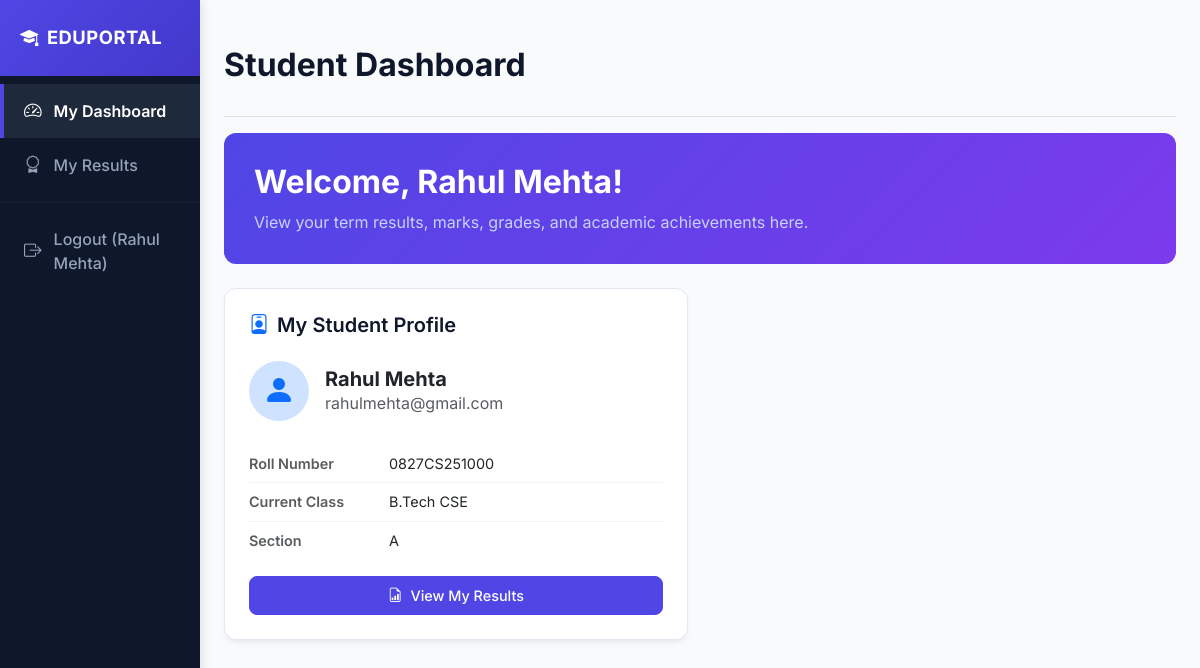
Screenshot of /student_dashboard.php (signed in) with the database file from the repository.
### tables this page shows
CREATE TABLE students (
  id INT AUTO_INCREMENT PRIMARY KEY,
  user_id INT DEFAULT NULL UNIQUE,
  roll_no VARCHAR(50),
  name VARCHAR(150),
  class VARCHAR(50),
  section VARCHAR(20),
  created_at TIMESTAMP DEFAULT CURRENT_TIMESTAMP,
  FOREIGN KEY (user_id) REFERENCES users(id) ON DELETE SET NULL
);

### includes/header.php (called while the page is built, shortened)
<?php
require_once __DIR__ . '/../config/db.php';
$user = $_SESSION['user'];
?>

### config/db.php (called while the page is built, shortened)
<?php
function esc($v){ return htmlspecialchars(trim($v), ENT_QUOTES, 'UTF-8'); }
?>

### student_dashboard.php (the view, shortened to what this page needs)
<?php
require_once 'includes/header.php';
require_once 'config/db.php';
$stmt = $conn->prepare('SELECT s.* FROM students s WHERE s.user_id=?'); $stmt->bind_param('i',$user['id']); $stmt->execute(); $res=$stmt->get_result();
$s = $res->fetch_assoc();
?>
<!doctype html>
<html>
<head>
  <link href="https://cdn.jsdelivr.net/npm/bootstrap@5.3.2/dist/css/bootstrap.min.css" rel="stylesheet">
  <link rel="stylesheet" href="https://cdn.jsdelivr.net/npm/bootstrap-icons@1.11.2/font/bootstrap-icons.min.css">
  <link rel="stylesheet" href="style.css">
</head>
<body>
  <div class="container-fluid">
    <div class="row">
      <?php include 'includes/sidebar.php'; ?>
      <main class="col-md-9 ms-sm-auto col-lg-10 px-md-4">
        <div class="d-flex justify-content-between flex-wrap flex-md-nowrap align-items-center pt-3 pb-2 mb-3 border-bottom">
          <h1 class="h2 page-title">Student Dashboard</h1>
        </div>
        <div class="hero-gradient mb-4">
          <h2>Welcome, <?=esc($user['name'])?>!</h2>
          <p>View your term results, marks, grades, and academic achievements here.</p>
        </div>
        <div class="row">
          <div class="col-md-6">
            <div class="card p-4">
              <h5 class="card-title mb-4"><i class="bi bi-person-badge text-primary me-2"></i>My Student Profile</h5>
              <?php if($s): ?>
                <div class="d-flex align-items-center gap-3 mb-4">
                  <div class="rounded-circle bg-primary-subtle text-primary p-3 d-flex align-items-center justify-content-center" style="width: 60px; height: 60px;">
                    <i class="bi bi-person-fill fs-2"></i>
                  </div>
                  <div>
                    <h5 class="fw-bold mb-0"><?= esc($s['name']) ?></h5>
                    <p class="text-muted mb-0"><?= esc($user['email']) ?></p>
                  </div>
                </div>
                <div class="table-responsive">
                  <table class="table table-sm table-borderless">
                    <tr>
                      <td class="text-muted fw-semibold ps-0 py-2" style="width: 120px;">Roll Number</td>
                      <td class="py-2 text-dark"><?= esc($s['roll_no']) ?></td>
                    </tr>
                    <tr>
                      <td class="text-muted fw-semibold ps-0 py-2">Current Class</td>
                      <td class="py-2 text-dark"><?= esc($s['class']) ?></td>
                    </tr>
                    <tr>
                      <td class="text-muted fw-semibold ps-0 py-2">Section</td>
                      <td class="py-2 text-dark"><?= esc($s['section']) ?></td>
                    </tr>
                  </table>
                </div>
                <div class="mt-3">
                  <a class="btn btn-primary w-100 py-2.5" href="my_results.php">
                    <i class="bi bi-file-earmark-bar-graph me-2"></i>View My Results
                  </a>
                </div>
              <?php endif; ?>
            </div>
          </div>
        </div>
      </main>
    </div>
  </div>
</body>
</html>

### includes/sidebar.php (shortened to what this page needs)
<?php
$role = $user['role'];
$active = basename($_SERVER['PHP_SELF']);
?>
<nav class="col-md-2 d-none d-md-block sidebar">
  <div class="sidebar-header">
    <i class="bi bi-mortarboard-fill me-2"></i>EduPortal
  </div>
  <div class="position-sticky pt-2">
    <ul class="nav flex-column">
      <?php if($role=='admin'): ?>
        <li class="nav-item">
          <a class="nav-link <?= ($active=='admin_dashboard.php')?'active':'' ?>" href="admin_dashboard.php">
            <i class="bi bi-speedometer2"></i> Admin Dashboard
          </a>
        </li>
        <li class="nav-item">
          <a class="nav-link <?= ($active=='admin_manage_users.php' || $active=='admin_user_add.php' || $active=='admin_user_edit.php')?'active':'' ?>" href="admin_manage_users.php">
            <i class="bi bi-people"></i> Manage Users
          </a>
        </li>
        <li class="nav-item">
          <a class="nav-link <?= ($active=='admin_assign.php')?'active':'' ?>" href="admin_assign.php">
            <i class="bi bi-person-badge"></i> Assign Teachers
          </a>
        </li>
        <li class="nav-item">
          <a class="nav-link <?= ($active=='students.php' || $active=='students_add.php' || $active=='students_edit.php')?'active':'' ?>" href="students.php">
            <i class="bi bi-mortarboard"></i> Manage Students
          </a>
        </li>
        <li class="nav-item">
          <a class="nav-link <?= ($active=='results.php' || $active=='results_add.php' || $active=='results_edit.php')?'active':'' ?>" href="results.php">
            <i class="bi bi-journal-check"></i> Manage Results
          </a>
        </li>
        <li class="nav-item">
          <a class="nav-link <?= ($active=='reports.php')?'active':'' ?>" href="reports.php">
            <i class="bi bi-graph-up"></i> Reports
          </a>
        </li>
      <?php elseif($role=='student'): ?>
        <li class="nav-item">
          <a class="nav-link <?= ($active=='student_dashboard.php')?'active':'' ?>" href="student_dashboard.php">
            <i class="bi bi-speedometer2"></i> My Dashboard
          </a>
        </li>
        <li class="nav-item">
          <a class="nav-link <?= ($active=='my_results.php')?'active':'' ?>" href="my_results.php">
            <i class="bi bi-award"></i> My Results
          </a>
        </li>
      <?php endif; ?>
      <hr style="border-top: 1px solid #334155; margin: 10px 0;">
      <li class="nav-item">
        <a class="nav-link" href="logout.php">
          <i class="bi bi-box-arrow-right"></i> Logout (<?=esc($user['name'])?>)
        </a>
      </li>
    </ul>
  </div>
</nav>

### style.css (style rules this page uses)
:root { --bg-primary: #f8fafc; --text-main: #1e293b; --text-muted: #64748b; --sidebar-bg: #0f172a; --sidebar-hover: #1e293b; --primary: #4f46e5; --primary-hover: #4338ca; --border-color: #e2e8f0; --card-shadow: 0 4px 6px -1px rgb(0 0 0 / 0.05), 0 2px 4px -2px rgb(0 0 0 / 0.05); }
body { font-family: 'Inter', sans-serif; background-color: var(--bg-primary); color: var(--text-main); margin: 0; padding: 0; }
.sidebar { background-color: var(--sidebar-bg); min-height: 100vh; box-shadow: 2px 0 10px rgba(0, 0, 0, 0.1); padding: 0; }
.sidebar-header { padding: 24px 20px; background: linear-gradient(135deg, var(--primary), var(--primary-hover)); color: #fff; font-weight: 700; font-size: 1.15rem; letter-spacing: 0.5px; text-transform: uppercase; }
.sidebar .nav-link { color: #94a3b8; font-weight: 500; padding: 14px 20px; border-radius: 0px; border-left: 4px solid transparent; display: flex; align-items: center; gap: 12px; transition: all 0.2s ease-in-out; }
.sidebar .nav-link i { font-size: 1.1rem; }
.sidebar .nav-link.active { color: #fff; background-color: var(--sidebar-hover); border-left-color: var(--primary); font-weight: 600; }
main { padding: 30px 40px; }
.page-title { font-weight: 700; color: var(--sidebar-bg); margin-bottom: 24px; }
.card { background-color: #ffffff; border: 1px solid var(--border-color); border-radius: 12px; box-shadow: var(--card-shadow); transition: transform 0.2s ease, box-shadow 0.2s ease; }
.card-title { font-weight: 600; color: var(--sidebar-bg); }
.btn { border-radius: 8px; font-weight: 500; padding: 8px 16px; font-size: 0.9rem; transition: all 0.2s ease; }
.btn-primary { background-color: var(--primary); border-color: var(--primary); }
.table { margin-bottom: 0; }
.table td { padding: 16px 20px; vertical-align: middle; border-bottom: 1px solid #f1f5f9; font-size: 0.9rem; }
.table tbody tr:last-child td { border-bottom: none; }
.hero-gradient { background: linear-gradient(135deg, #4f46e5, #7c3aed); border-radius: 12px; padding: 30px; color: #ffffff; margin-bottom: 24px; }
.hero-gradient h2 { font-weight: 700; margin-bottom: 8px; }
.hero-gradient p { color: #c7d2fe; margin-bottom: 0; }

### rows the page displays
students: name "Rahul Mehta", roll_no "0827CS251000", class "B.Tech CSE", section "A"

### other values shown
$user['email'] "rahulmehta@gmail.com"
